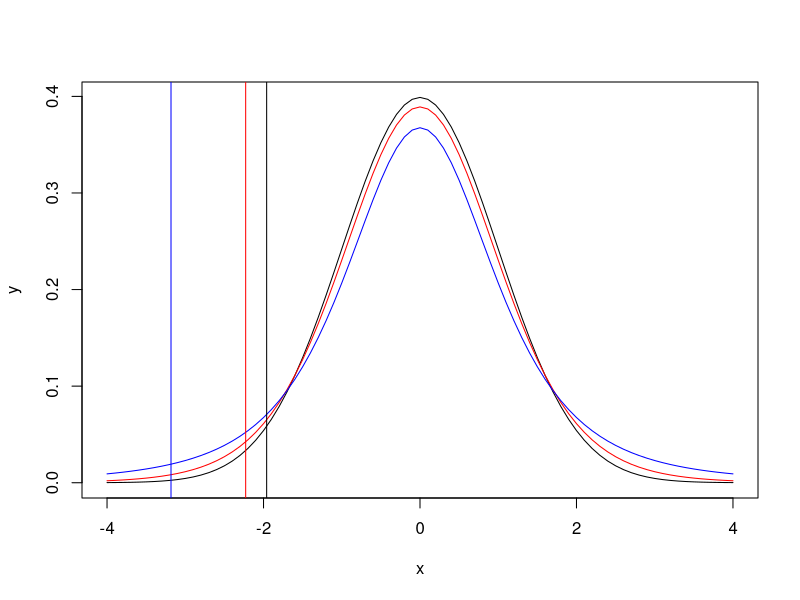

This figure's R source:
x<-seq(-4, 4, 0.1)
y<-  dnorm(x)
plot(x,y,  type="l" )
lines(x, dt(x, 10), col="red" )
lines(x, dt(x, 3), col="blue" )
abline(v=qnorm(0.025))
abline(v=qt(0.025, 10), col="red")
abline(v=qt(0.025, 3), col="blue")